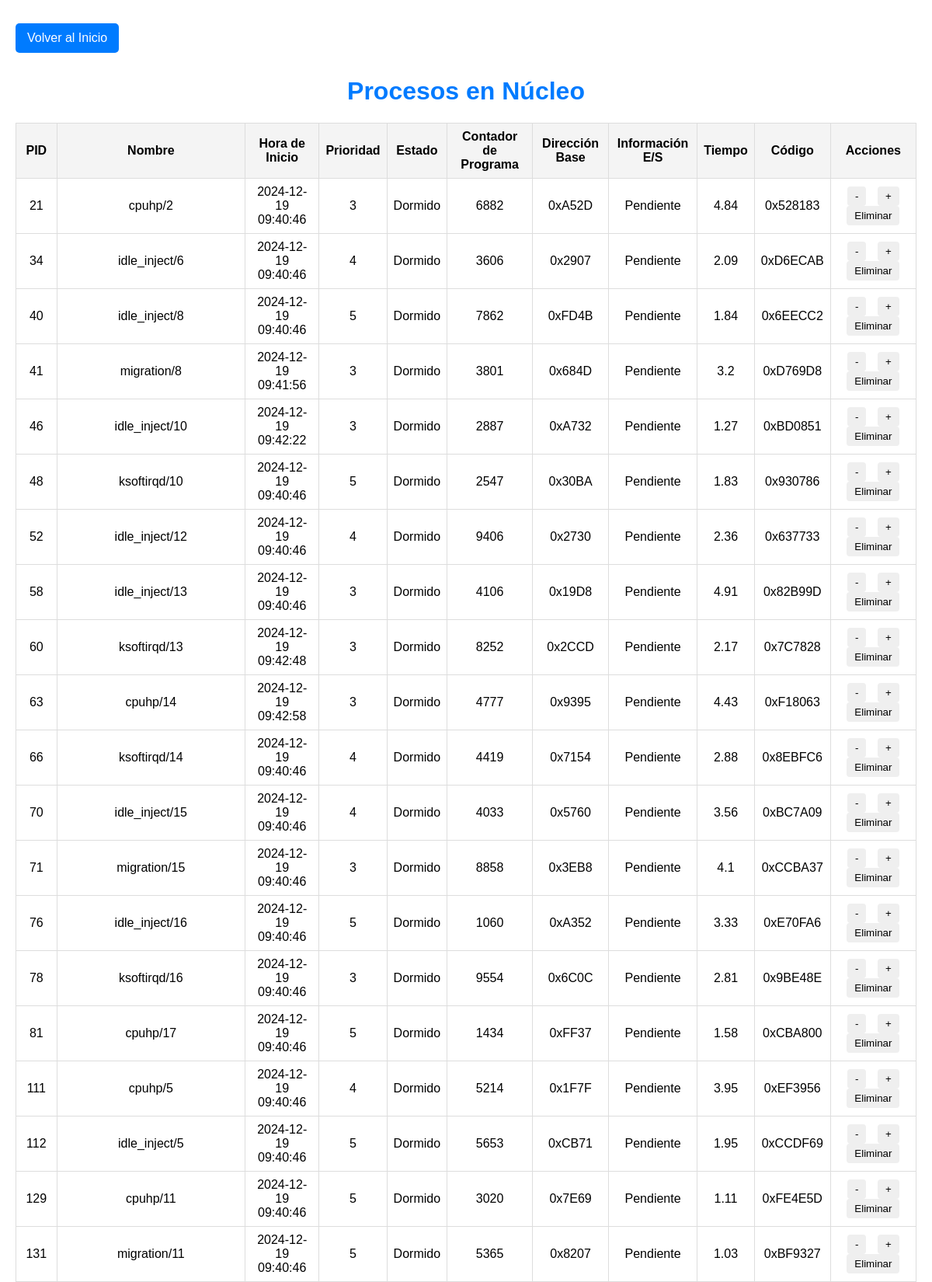
/nucleo/3 (upper part), run on the app's committed database.
### app.py (models this page shows, shortened)
class Proceso(db.Model):
    id = db.Column(db.Integer, primary_key=True)
    nombre = db.Column(db.String(50), nullable=False)
    prioridad = db.Column(db.Integer, nullable=False)
    hora_inicio = db.Column(db.String(50), nullable=False)
    tiempo_restante = db.Column(db.Integer, nullable=False)
    cpu_asignado = db.Column(db.Integer, nullable=True)
    estado = db.Column(db.String(50), default="En ejecución")
    contador_programa = db.Column(db.Integer, default=0)
    direccion_base = db.Column(db.Integer, default=0x1000)
    info_entrada_salida = db.Column(db.String(50), default="Pendiente")
    tiempo = db.Column(db.Float, default=3.5)
    codigo = db.Column(db.String(50), default="0xABC123")

### app.py (the view)
@app.route('/nucleo/<int:cpu_id>')
def ver_nucleo(cpu_id):
    session = SessionFactory()
    try:
        procesos = session.query(Proceso).filter_by(cpu_asignado=cpu_id).all()
    finally:
        session.close()
    return render_template('nucleo.html', cpu_id=cpu_id, procesos=procesos)

### templates/nucleo.html (shortened to what this page needs)
<!DOCTYPE html>
<html lang="es">
<head>
</head>
<body>
    <a href="/" class="back-button">Volver al Inicio</a>
    <h1>Procesos en Núcleo {{ nucleo_id }}</h1>
    <table>
        <thead>
            <tr>
                <th>PID</th>
                <th>Nombre</th>
                <th>Hora de Inicio</th>
                <th>Prioridad</th>
                <th>Estado</th>
                <th>Contador de Programa</th>
                <th>Dirección Base</th>
                <th>Información E/S</th>
                <th>Tiempo</th>
                <th>Código</th>
                <th>Acciones</th>
            </tr>
        </thead>
        <tbody>
            {% for proceso in procesos %}
            <tr id="fila-{{ proceso.id }}">
                <td>{{ proceso.id }}</td>
                <td>{{ proceso.nombre or "Proceso Desconocido" }}</td>
                <td>{{ proceso.hora_inicio or "N/A" }}</td>
                <td>{{ proceso.prioridad or "N/A" }}</td>
                <td>{{ proceso.estado or "Desconocido" }}</td>
                <td>{{ proceso.contador_programa or "N/A" }}</td>
                <td>{{ proceso.direccion_base or "N/A" }}</td>
                <td>{{ proceso.info_entrada_salida or "N/A" }}</td>
                <td>{{ proceso.tiempo or "N/A" }}</td>
                <td>{{ proceso.codigo or "N/A" }}</td>
                <td>
                    <button onclick="cambiarPrioridad({{ proceso.id }}, -1)">-</button>
                    <button onclick="cambiarPrioridad({{ proceso.id }}, 1)">+</button>
                    <button onclick="eliminarProceso({{ proceso.id }})">Eliminar</button>
                </td>
            </tr>
            {% endfor %}
        </tbody>
    </table>
</body>
</html>

### templates/nucleo.html (style rules this page uses)
body { font-family: Arial, sans-serif; margin: 20px; }
h1 { text-align: center; color: #007BFF; }
table { width: 100%; border-collapse: collapse; margin: 20px 0; }
th, td { border: 1px solid #ddd; padding: 8px; text-align: center; }
th { background-color: #f4f4f4; }
button { padding: 5px 10px; margin: 0 5px; border: none; border-radius: 4px; cursor: pointer; }
.back-button { display: inline-block; margin: 10px 0; padding: 10px 15px; background-color: #007BFF; color: white; text-decoration: none; border-radius: 5px; cursor: pointer; }

### data on the page
Proceso: id "21", nombre "cpuhp/2", hora_inicio "2024-12-19 09:40:46", prioridad "3", estado "Dormido", contador_programa "6882", direccion_base "0xA52D", info_entrada_salida "Pendiente", tiempo "4.84", codigo "0x528183"
Proceso: id "34", nombre "idle_inject/6", hora_inicio "2024-12-19 09:40:46", prioridad "4", estado "Dormido", contador_programa "3606", direccion_base "0x2907", info_entrada_salida "Pendiente", tiempo "2.09", codigo "0xD6ECAB"
Proceso: id "40", nombre "idle_inject/8", hora_inicio "2024-12-19 09:40:46", prioridad "5", estado "Dormido", contador_programa "7862", direccion_base "0xFD4B", info_entrada_salida "Pendiente", tiempo "1.84", codigo "0x6EECC2"
Proceso: id "41", nombre "migration/8", hora_inicio "2024-12-19 09:41:56", prioridad "3", estado "Dormido", contador_programa "3801", direccion_base "0x684D", info_entrada_salida "Pendiente", tiempo "3.2", codigo "0xD769D8"
Proceso: id "46", nombre "idle_inject/10", hora_inicio "2024-12-19 09:42:22", prioridad "3", estado "Dormido", contador_programa "2887", direccion_base "0xA732", info_entrada_salida "Pendiente", tiempo "1.27", codigo "0xBD0851"
Proceso: id "48", nombre "ksoftirqd/10", hora_inicio "2024-12-19 09:40:46", prioridad "5", estado "Dormido", contador_programa "2547", direccion_base "0x30BA", info_entrada_salida "Pendiente", tiempo "1.83", codigo "0x930786"
Proceso: id "52", nombre "idle_inject/12", hora_inicio "2024-12-19 09:40:46", prioridad "4", estado "Dormido", contador_programa "9406", direccion_base "0x2730", info_entrada_salida "Pendiente", tiempo "2.36", codigo "0x637733"
Proceso: id "58", nombre "idle_inject/13", hora_inicio "2024-12-19 09:40:46", prioridad "3", estado "Dormido", contador_programa "4106", direccion_base "0x19D8", info_entrada_salida "Pendiente", tiempo "4.91", codigo "0x82B99D"
Proceso: id "60", nombre "ksoftirqd/13", hora_inicio "2024-12-19 09:42:48", prioridad "3", estado "Dormido", contador_programa "8252", direccion_base "0x2CCD", info_entrada_salida "Pendiente", tiempo "2.17", codigo "0x7C7828"
Proceso: id "63", nombre "cpuhp/14", hora_inicio "2024-12-19 09:42:58", prioridad "3", estado "Dormido", contador_programa "4777", direccion_base "0x9395", info_entrada_salida "Pendiente", tiempo "4.43", codigo "0xF18063"
Proceso: id "66", nombre "ksoftirqd/14", hora_inicio "2024-12-19 09:40:46", prioridad "4", estado "Dormido", contador_programa "4419", direccion_base "0x7154", info_entrada_salida "Pendiente", tiempo "2.88", codigo "0x8EBFC6"
Proceso: id "70", nombre "idle_inject/15", hora_inicio "2024-12-19 09:40:46", prioridad "4", estado "Dormido", contador_programa "4033", direccion_base "0x5760", info_entrada_salida "Pendiente", tiempo "3.56", codigo "0xBC7A09"
Proceso: id "71", nombre "migration/15", hora_inicio "2024-12-19 09:40:46", prioridad "3", estado "Dormido", contador_programa "8858", direccion_base "0x3EB8", info_entrada_salida "Pendiente", tiempo "4.1", codigo "0xCCBA37"
Proceso: id "76", nombre "idle_inject/16", hora_inicio "2024-12-19 09:40:46", prioridad "5", estado "Dormido", contador_programa "1060", direccion_base "0xA352", info_entrada_salida "Pendiente", tiempo "3.33", codigo "0xE70FA6"
Proceso: id "78", nombre "ksoftirqd/16", hora_inicio "2024-12-19 09:40:46", prioridad "3", estado "Dormido", contador_programa "9554", direccion_base "0x6C0C", info_entrada_salida "Pendiente", tiempo "2.81", codigo "0x9BE48E"
Proceso: id "81", nombre "cpuhp/17", hora_inicio "2024-12-19 09:40:46", prioridad "5", estado "Dormido", contador_programa "1434", direccion_base "0xFF37", info_entrada_salida "Pendiente", tiempo "1.58", codigo "0xCBA800"
Proceso: id "111", nombre "cpuhp/5", hora_inicio "2024-12-19 09:40:46", prioridad "4", estado "Dormido", contador_programa "5214", direccion_base "0x1F7F", info_entrada_salida "Pendiente", tiempo "3.95", codigo "0xEF3956"
Proceso: id "112", nombre "idle_inject/5", hora_inicio "2024-12-19 09:40:46", prioridad "5", estado "Dormido", contador_programa "5653", direccion_base "0xCB71", info_entrada_salida "Pendiente", tiempo "1.95", codigo "0xCCDF69"
Proceso: id "129", nombre "cpuhp/11", hora_inicio "2024-12-19 09:40:46", prioridad "5", estado "Dormido", contador_programa "3020", direccion_base "0x7E69", info_entrada_salida "Pendiente", tiempo "1.11", codigo "0xFE4E5D"
Proceso: id "131", nombre "migration/11", hora_inicio "2024-12-19 09:40:46", prioridad "5", estado "Dormido", contador_programa "5365", direccion_base "0x8207", info_entrada_salida "Pendiente", tiempo "1.03", codigo "0xBF9327"
